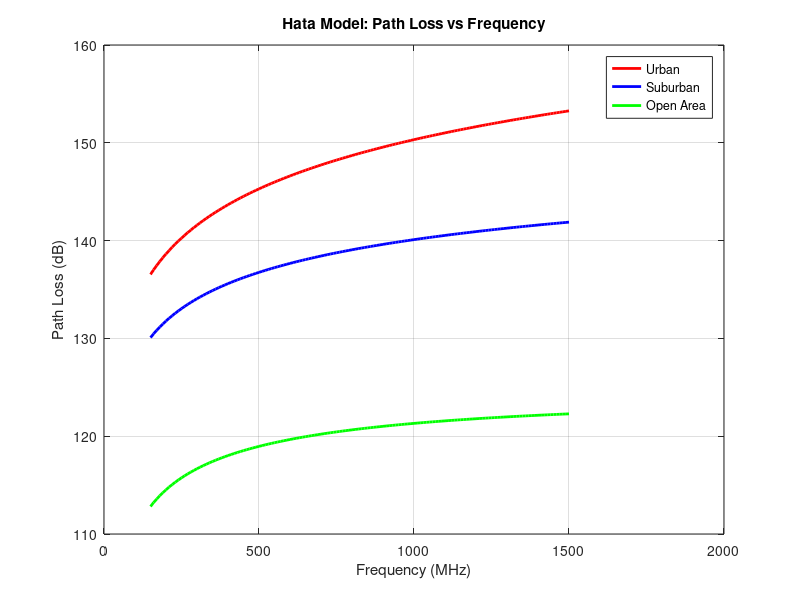
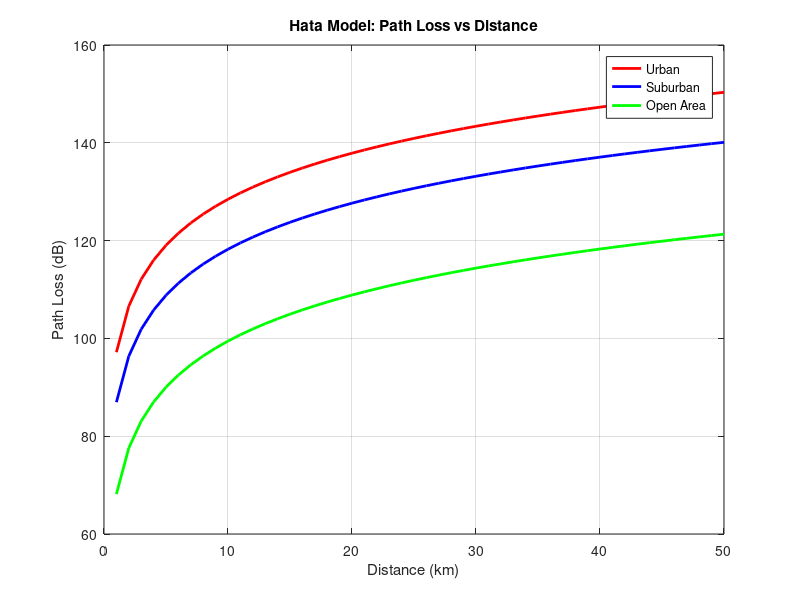

MATLAB code to generate these figures, in order:
clc;
clear;
close all;
% -------------------- Fixed Parameters --------------------
fc_fixed = 1000; % Frequency (MHz)
hte = 120; % Tx antenna height (m)
hre = 10; % Rx antenna height (m)
d_fixed = 50; % Distance (km)
% -------------------- Path Loss (Fixed Values) --------------------
a_hre = (1.1*log10(fc_fixed) - 0.7)*hre - (1.56*log10(fc_fixed) - 0.8);
L_urban_val = 69.55 + 26.16*log10(fc_fixed) - 13.82*log10(hte) - a_hre + (44.9 - 6.55*log10(hte))*log10(d_fixed);
L_suburban_val = L_urban_val - 2*(log10(fc_fixed/28))^2 - 5.4;
L_open_val = L_urban_val - 4.78*(log10(fc_fixed))^2 + 18.33*log10(fc_fixed) - 40.98;
fprintf('\n===== HATA MODEL PATH LOSS VALUES =====\n');
fprintf('Frequency = %d MHz\n', fc_fixed);
fprintf('Distance = %d km\n', d_fixed);
fprintf('Tx antenna height = %d m\n', hte);
fprintf('Rx antenna height = %d m\n\n', hre);
fprintf('Urban Path Loss = %.2f dB\n', L_urban_val);
fprintf('Suburban Path Loss = %.2f dB\n', L_suburban_val);
fprintf('Open Area Path Loss = %.2f dB\n', L_open_val);
% -------------------- Path Loss vs Frequency --------------------
f = 150:10:1500;
a_hre_f = (1.1*log10(f) - 0.7).*hre - (1.56*log10(f) - 0.8);
L_urban_f = 69.55 + 26.16*log10(f) - 13.82*log10(hte) - a_hre_f + (44.9 - 6.55*log10(hte))*log10(d_fixed);
L_suburban_f = L_urban_f - 2*(log10(f/28)).^2 - 5.4;
L_open_f = L_urban_f - 4.78*(log10(f)).^2 + 18.33*log10(f) - 40.98;
figure;
plot(f, L_urban_f, 'r', 'LineWidth', 2); hold on;
plot(f, L_suburban_f, 'b', 'LineWidth', 2);
plot(f, L_open_f, 'g', 'LineWidth', 2);
grid on;
xlabel('Frequency (MHz)');
ylabel('Path Loss (dB)');
title('Hata Model: Path Loss vs Frequency');
legend('Urban', 'Suburban', 'Open Area');
% -------------------- Path Loss vs Distance --------------------
d = 1:1:50;
L_urban_d = 69.55 + 26.16*log10(fc_fixed) - 13.82*log10(hte) - a_hre + (44.9 - 6.55*log10(hte))*log10(d);
L_suburban_d = L_urban_d - 2*(log10(fc_fixed/28))^2 - 5.4;
L_open_d = L_urban_d - 4.78*(log10(fc_fixed))^2 + 18.33*log10(fc_fixed) - 40.98;
figure;
plot(d, L_urban_d, 'r', 'LineWidth', 2); hold on;
plot(d, L_suburban_d, 'b', 'LineWidth', 2);
plot(d, L_open_d, 'g', 'LineWidth', 2);
grid on;
xlabel('Distance (km)');
ylabel('Path Loss (dB)');
title('Hata Model: Path Loss vs Distance');
legend('Urban', 'Suburban', 'Open Area');
